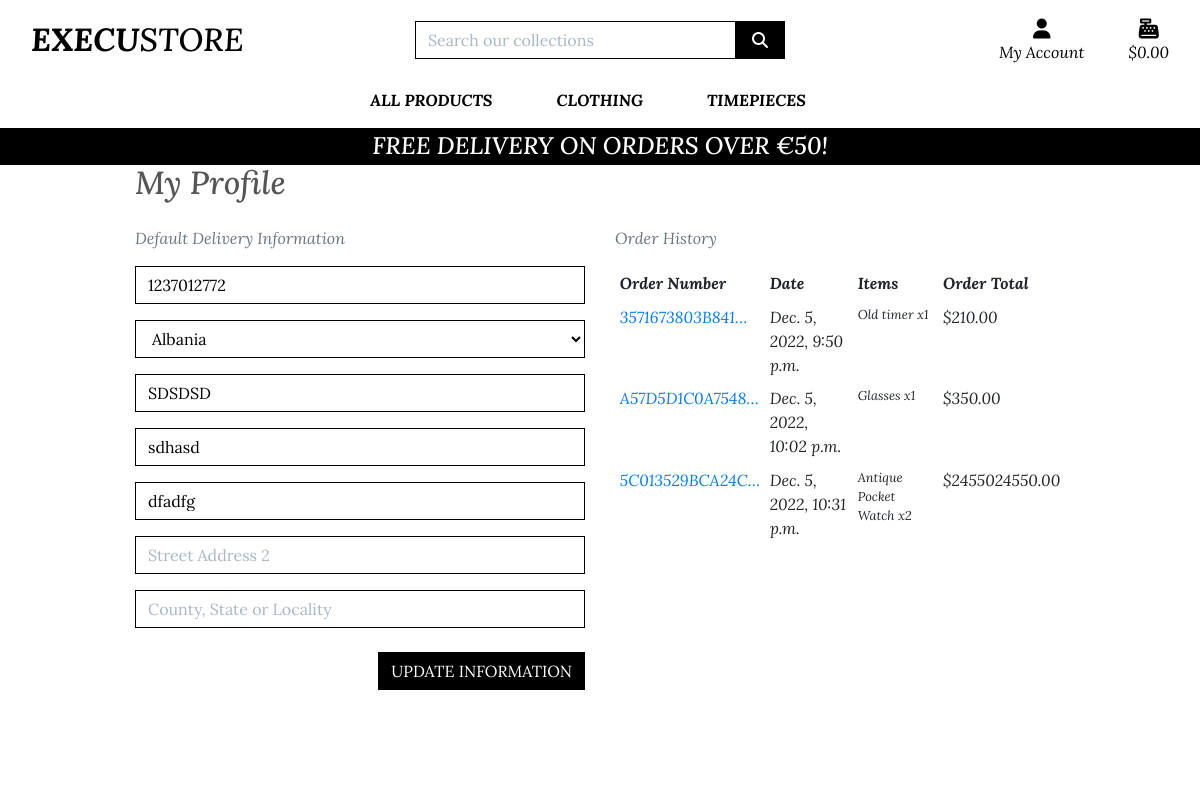
/profile/ (signed in), run on an earlier commit of the app's database.
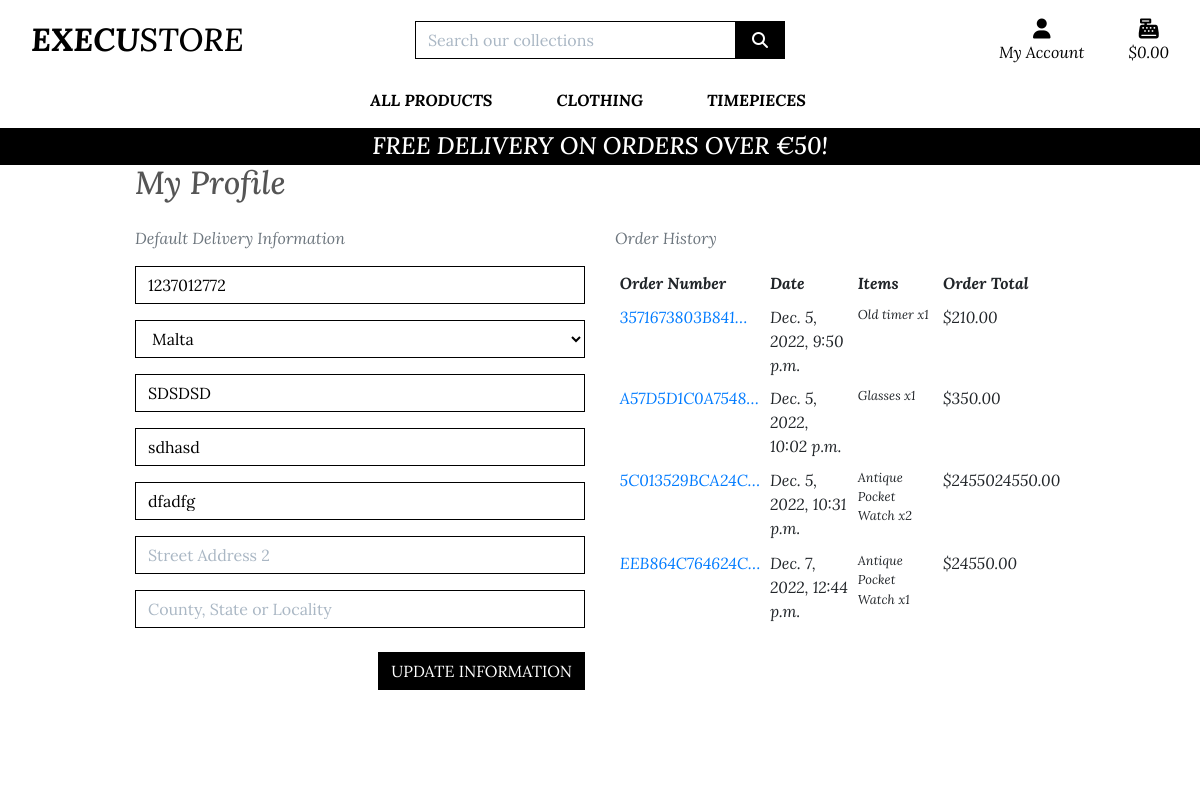
And on a later commit of the database.
### profiles/models.py (models this page shows, shortened)
class UserProfile(models.Model):
    user = models.OneToOneField(User, on_delete=models.CASCADE)
    default_phone_number = models.CharField(max_length=20, null=True, blank=True)
    default_country = CountryField(blank_label='Country *', null=True, blank=True)
    default_postcode = models.CharField(max_length=20, null=True, blank=True)
    default_town_or_city = models.CharField(max_length=40, null=True, blank=True)
    default_street_address1 = models.CharField(max_length=80, null=True, blank=True)
    default_street_address2 = models.CharField(max_length=80, null=True, blank=True)
    default_county = models.CharField(max_length=80, null=True, blank=True)

### checkout/models.py (models this page shows, shortened)
class Order(models.Model):
    order_number = models.CharField(max_length=32, null=False, editable=False)
    user_profile = models.ForeignKey(UserProfile, on_delete=models.SET_NULL,
                                     null=True, blank=True, related_name='orders')
    full_name = models.CharField(max_length=50, null=False, blank=False)
    email = models.EmailField(max_length=250, null=False, blank=False)
    phone_number = models.CharField(max_length=20, null=False, blank=False)
    country = CountryField(blank_label='Country *', null=False, blank=False)
    postcode = models.CharField(max_length=20, null=True, blank=True)
    town_or_city = models.CharField(max_length=40, null=False, blank=False)
    street_address1 = models.CharField(max_length=80, null=False, blank=False)
    street_address2 = models.CharField(max_length=80, null=True, blank=True)
    county = models.CharField(max_length=80, null=True, blank=True)
    date = models.DateTimeField(auto_now_add=True)
    delivery_cost = models.DecimalField(max_digits=6, decimal_places=2, null=False, default=0)
    order_total = models.DecimalField(max_digits=15, decimal_places=2, null=False, default=0)
    grand_total = models.DecimalField(max_digits=15, decimal_places=2, null=False, default=0)
    original_bag = models.TextField(null=False, blank=False, default='')
    stripe_pid = models.CharField(max_length=254, null=False, blank=False, default='')

class OrderLineItem(models.Model):
    order = models.ForeignKey(Order, null=False, blank=False,
                              on_delete=models.CASCADE,
                              related_name='lineitems')
    product = models.ForeignKey(Product, null=False,
                                blank=False, on_delete=models.CASCADE)
    quantity = models.IntegerField(null=False, blank=False, default=0)
    lineitem_total = models.DecimalField(max_digits=15, decimal_places=2,
                                         null=False, blank=False,
                                         editable=False)

### products/models.py (models this page shows, shortened)
class Product(models.Model):
    category = models.ForeignKey('Category', null=True, blank=True,
                                 on_delete=models.SET_NULL)
    name = models.CharField(max_length=255)
    description = models.TextField()
    price = models.CharField(max_length=255)
    availability = models.CharField(max_length=255)
    image_url = models.URLField(max_length=1024, null=True, blank=True)
    image = models.ImageField(null=True, blank=True)

### profiles/views.py (the view)
# urls.py: path('profile/', include('profiles.urls')),
def profile(request):
    profile = get_object_or_404(UserProfile, user=request.user)
    if request.method == 'POST':
        form = UserProfileForm(request.POST, instance=profile)
        if form.is_valid():
            form.save()
            messages.success(request, 'Profile updated successfully')
    form = UserProfileForm(instance=profile)
    orders = profile.orders.all()
    template = 'profiles/profile.html'
    context = {
        'form': form,
        'orders': orders,
        'on_profile_page': True
    }
    return render(request, template, context)

### profiles/forms.py
class UserProfileForm(forms.ModelForm):
    class Meta:
        model = UserProfile
        exclude = ('user',)
    def __init__(self, *args, **kwargs):
        super().__init__(*args, **kwargs)
        placeholders = {
            'default_phone_number': 'Phone Number',
            'default_postcode': 'Postal Code',
            'default_town_or_city': 'Town or City',
            'default_street_address1': 'Street Address 1',
            'default_street_address2': 'Street Address 2',
            'default_county': 'County, State or Locality',
        }
        self.fields['default_phone_number'].widget.attrs['autofocus'] = True
        for field in self.fields:
            if field != 'default_country':
                if self.fields[field].required:
                    placeholder = f'{placeholders[field]} *'
                else:
                    placeholder = placeholders[field]
                self.fields[field].widget.attrs['placeholder'] = placeholder
            self.fields[field].widget.attrs['class'] = 'border-black rounded-0 profile-form-input'
            self.fields[field].label = False

### profiles/templates/profiles/profile.html (shortened to what this page needs)
{% extends "base.html" %}
{% load static %}
{% block extra_css %}
    <link rel="stylesheet" href="{% static 'profiles/css/profile.css' %}">
{% endblock %}
{% block page_header %}
    <div class="container header-container">
    </div>
{% endblock %}
{% block content %}
    <div class="overlay"></div>
    <div class="container products-page">
        <div class="row padding-top">
            <div class="col ">
                <h2 class=" mb-4">My Profile</h2>
            </div>
        </div>
        <div class="row profile-page">
            <div class="col-12 col-lg-6">
                <p class="text-muted">Default Delivery Information</p>
                <form class="mt-3" action="{% url 'profile' %}" method="POST" id="profile-update-form">
                    {{ form|crispy }}
                    <button class="btn btn-black rounded-0 text-uppercase my-2 float-right">Update Information</button>
                </form>
            </div>
            <div class="col-12 col-lg-6">
                <p class="text-muted">Order History</p>
                <div class="order-history table-responsive">
                    <table class="table table-sm table-borderless">
                        <thead>
                            <tr>
                                <th>Order Number</th>
                                <th>Date</th>
                                <th>Items</th>
                                <th>Order Total</th>
                            </tr>
                        </thead>
                        <tbody>
                            {% for order in orders %}
                                <tr>
                                    <td>
                                        <a href="{% url 'order_history' order.order_number %}"
                                        title="{{ order.order_number }}">
                                            {{ order.order_number|truncatechars:15 }}
                                        </a>
                                    </td>
                                    <td>{{ order.date }}</td>
                                    <td>
                                        <ul class="list-unstyled">
                                            {% for item in order.lineitems.all %}
                                                <li class="small">
                                                    {{ item.product.name }} x{{ item.quantity }}
                                                </li>
                                            {% endfor %}
                                        </ul>
                                    </td>
                                    <td>${{ order.grand_total }}</td>
                                </tr>
                            {% endfor %}
                        </tbody>
                    </table>
                </div>
            </div>
        </div>
{% endblock %}

What changed in the data, as far as the page shows it:
changed UserProfile "SDSDSD": default_country "Albania" → "Malta"
added Order: order_number "EEB864C764624C…", date "Dec. 7, 2022, 12:44 p.m.", grand_total "24550.00"
added OrderLineItem: product.name "Antique Pocket Watch", quantity "1", shown under "EEB864C764624C…"
